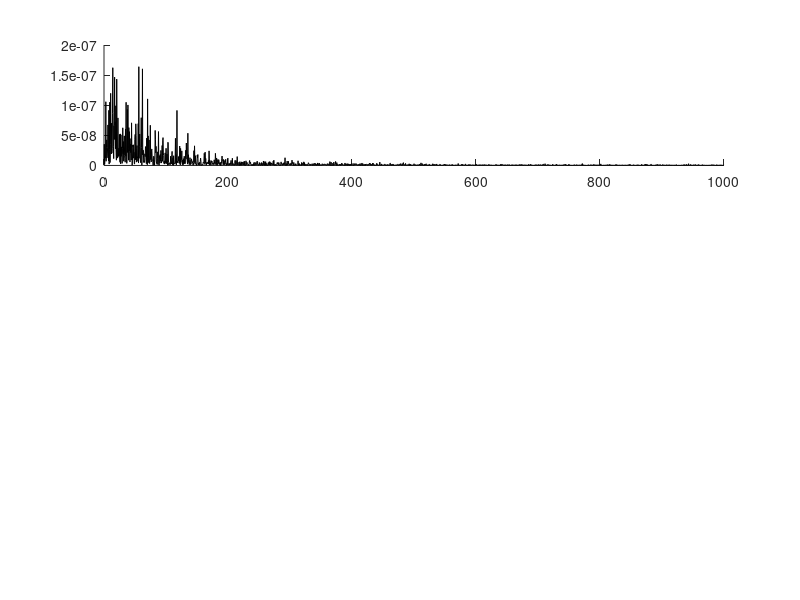

This chart was generated by the following MATLAB code: (Note: this script raises an error after producing the figure.)
%
%  Gabbiani & Cox, Mathematics for Neuroscientists, 2nd ed
%

%%
%mean excitatory conductance
ge0 = 0.012; %mu S 

%relaxation time constant and steady-state SD
tau_e = 2.7; %ms
sig_e = 0.003; %mu S

%time step and time vector
dt = 0.5; %ms

%this gives 16 segments to average over for the 
%power spectrum
n_seg = 2;
seg_len = 2048;
n_v = 0:(n_seg*seg_len-1);
t_v = n_v*dt;
n_t_v = length(t_v);

%numerical simulation factors
ef_1 = exp(-dt/tau_e);
ef_2 = sqrt(1-exp(-2*dt/tau_e));

%initial value of the random conductance variable
x0 = 0;

%random white noise increment
w_ve = normrnd(0,1,1,n_t_v);
u_ve = sig_e*ef_2*w_ve;

%save space for random vector
x_ve = zeros(1,n_t_v);

%initial condition
x_ve(1) = x0;

for i =2:n_t_v
    %stochastic update
    x_ve(i) = x_ve(i-1)*ef_1 + u_ve(i);
end;

%naive method, periodogram
%[] = rectangular window
%[] = standard length, equal to vector length
[p_perio,f_perio] = periodogram(x_ve,[],[],2000,'twosided');
n_max = (n_seg*seg_len)/2 + 1;

h_f1 = figure;
h_a1 = subplot(3,1,1);
line('Parent',h_a1,'XData',f_perio(1:n_max),'YData',p_perio(1:n_max));

%%
%2048 = window length (hamming)
%1024 = overlap (50 percent)
%2048 = number of samples for fft
%2000 = sampling frequency (0.5 ms = 2kHz)
[p_welch,f_welch] = pwelch(x_ve,seg_len,seg_len/2,seg_len,2000,'twosided');
h_a2 = subplot(3,1,2);
line('Parent',h_a2,'XData',f_welch(1:seg_len/2 + 1),'YData',p_welch(1:seg_len/2+1));

%32 means 2*32 -1 data windows
%[] = use standard length, whole data
[p_mtm,p_c,f_mtm] = pmtm(x_ve,14,[],2000,'twosided');
h_a3 = subplot(3,1,3)
line('Parent',h_a3,'XData',f_mtm(1:n_max),'YData',p_mtm(1:n_max));
%line('Parent',h_a3,'XData',f_mtm(1:n_max),'YData',p_c(1:n_max,1),'LineStyle',':');
%line('Parent',h_a3,'XData',f_mtm(1:n_max),'YData',p_c(1:n_max,2),'LIneStyle',':');

%%
top_ylim = 10e-8;
%theoretical power spectrum
f = 0:0.1:200;
pfe = 2*sig_e^2*tau_e*1e-3./(1 + (2*pi*f*tau_e*1e-3).^2);
line('Parent',h_a3,'XData',f,'YData',pfe,'Color','r');
xlabel(h_a3,'frequency (Hz)');
ylabel(h_a3,'Power density (\mu S^2 / Hz)');
set(h_a3,'XLim',[0 200],'YLim',[0 top_ylim]);

line('Parent',h_a2,'XData',f,'YData',pfe,'Color','r');
xlabel(h_a2,'frequency (Hz)');
ylabel(h_a2,'Power density (\mu S^2 / Hz)');
set(h_a2,'XLim',[0 200],'YLim',[0 top_ylim]);

line('Parent',h_a1,'XData',f,'YData',pfe,'Color','r');
xlabel(h_a1,'frequency (Hz)');
ylabel(h_a1,'Power density (\mu S^2 / Hz)');
set(h_a1,'XLim',[0 200],'YLim',[0 top_ylim]);

%%
h_f2 = figure;
h_a4 = axes;
wind = hamming(2048);
line('Parent',h_a4,'XData',1:2048,'YData',wind);
set(h_a4,'XLim',[0 2049]);

%print(handles.figure1,'-depsc','power_spec.eps'); 
